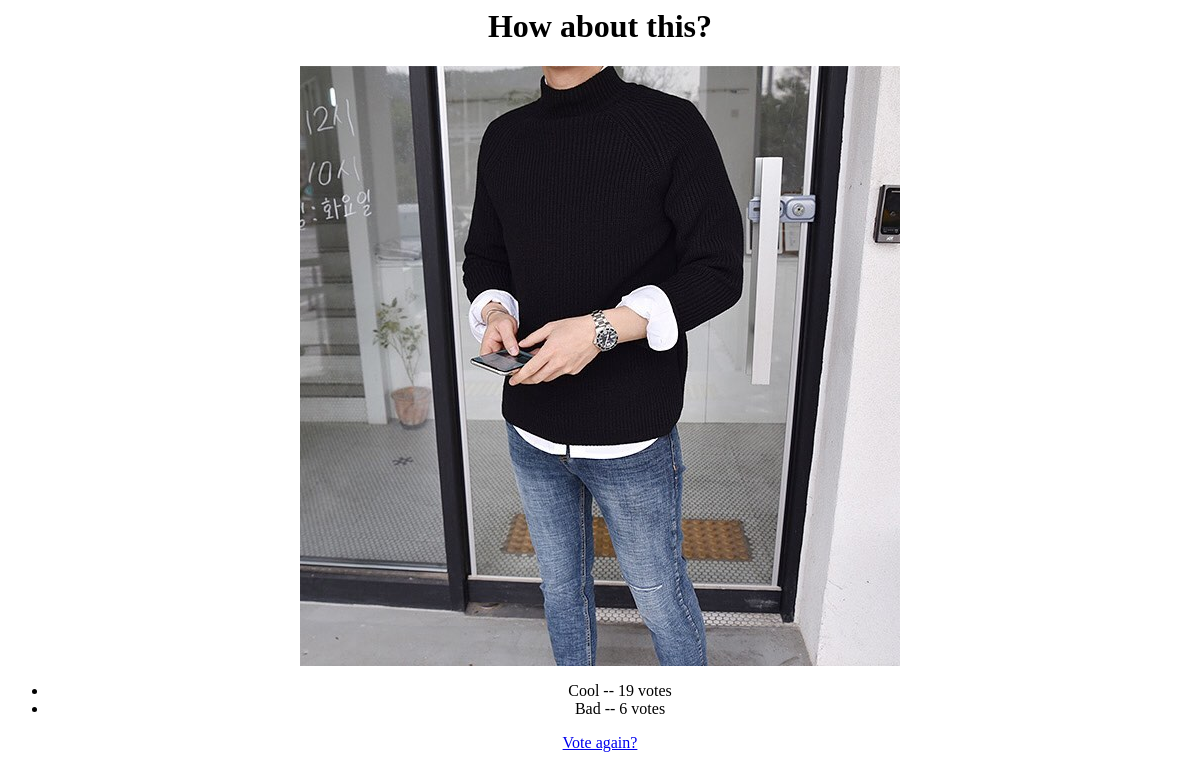
/recommend/1/results/, run on an earlier commit of the app's database.
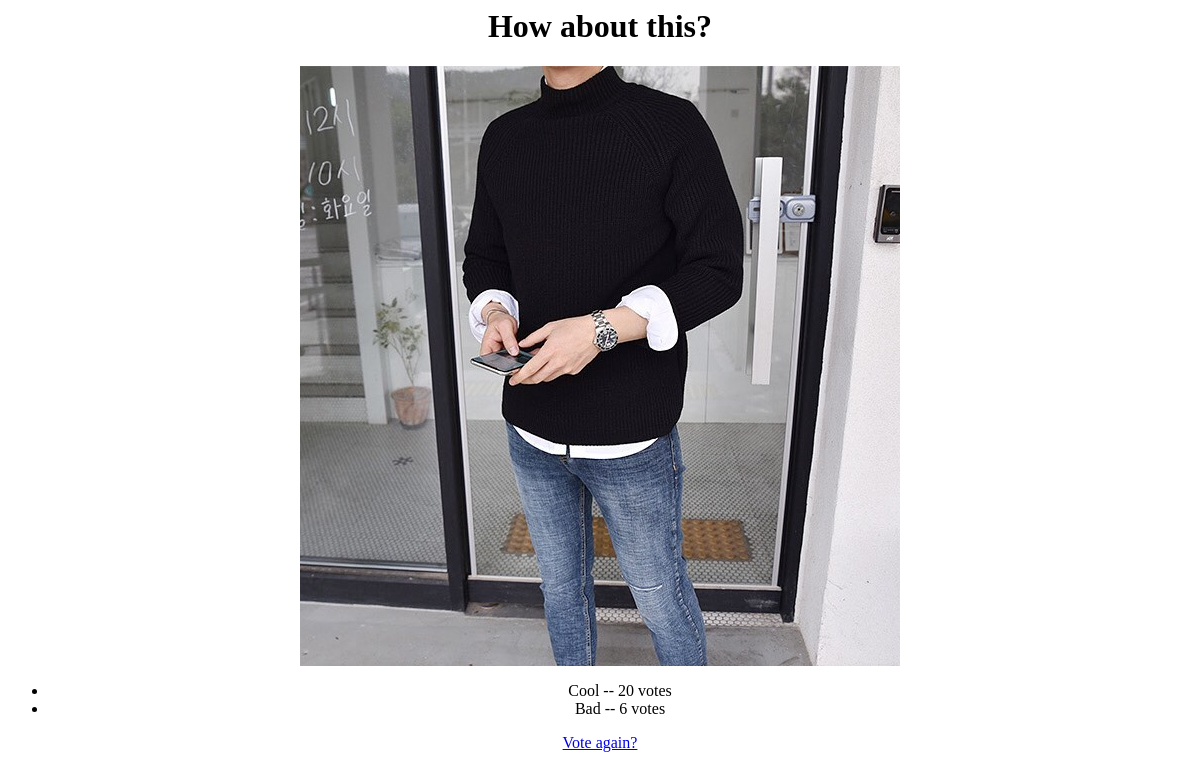
And on a later commit of the database.
### recommend/models.py (models this page shows, shortened)
class Choice(models.Model):
    question = models.ForeignKey(Question, on_delete=models.CASCADE)
    choice_text = models.CharField(max_length=200)
    votes = models.IntegerField(default=0)

### recommend/views.py (the view)
# urls.py: path('<int:question_id>/results/', views.results, name='results'),     # /polls/5/results/
def results(request, question_id):
    question = get_object_or_404(Question, pk=question_id)
    return render(request, 'recommend/results.html', {'question': question})

### recommend/templates/recommend/results.html
<center>
<h1>{{ question.question_text }}</h1>
{% load staticfiles %}
<img src="{% static 'img/sample2.jpg' %}">
<ul>
{% for choice in question.choice_set.all %}
    <li>{{ choice.choice_text }} -- {{ choice.votes }} vote{{ choice.votes|pluralize }}</li>
{% endfor %}
</ul>
<a href="{% url 'recommend:detail' question.id %}">Vote again?</a>
</center>

What changed in the data, as far as the page shows it:
changed Choice "Cool": votes "19" → "20"
